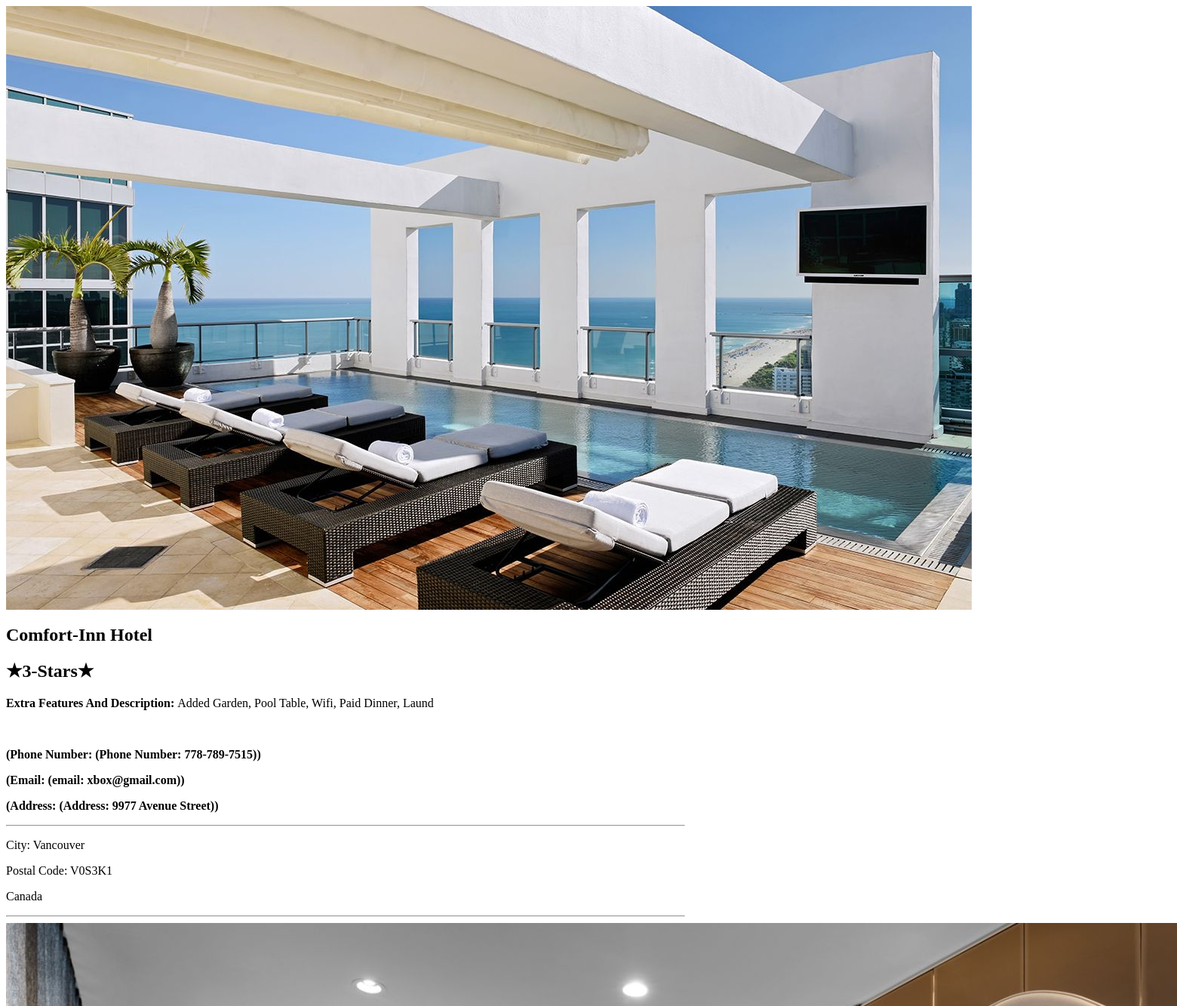
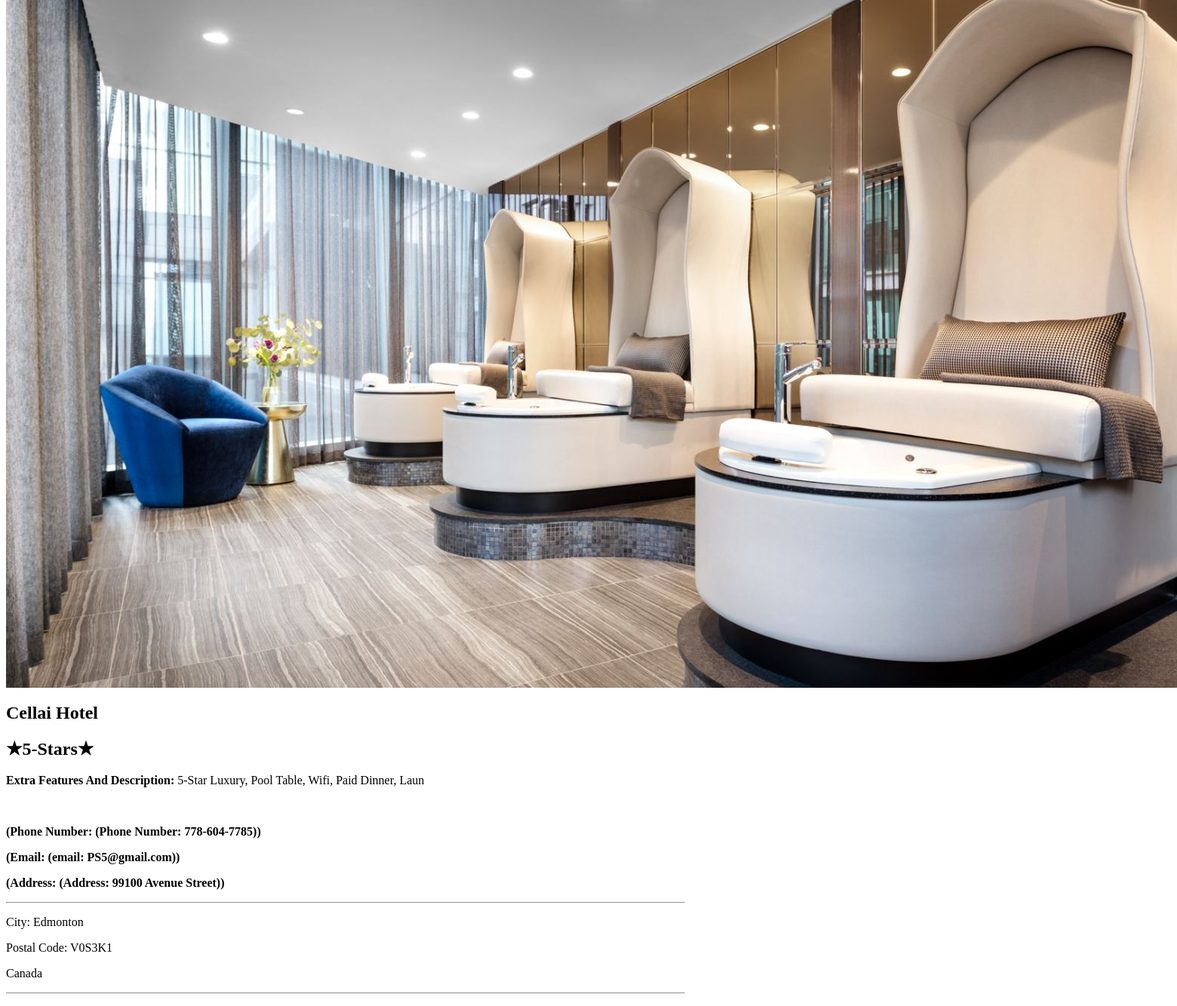
Screenshot of /pagination.php?page=2 with the database file from the repository (2 pictures, top to bottom).
### tables this page shows
CREATE TABLE `hotel_listings` (
  `hotelid` int(20) NOT NULL,
  `hotel_stars` int(7) DEFAULT NULL,
  `hotel_name` varchar(50) NOT NULL,
  `extra_features` varchar(50) NOT NULL,
  `hotelphone_number` varchar(50) DEFAULT NULL,
  `email` varchar(50) DEFAULT NULL,
  `hotel_Address` varchar(50) DEFAULT NULL,
  `City` varchar(50) DEFAULT NULL,
  `postal_code` varchar(50) DEFAULT NULL,
  `Country` varchar(50) DEFAULT NULL,
  `hotel_Image` varchar(255) DEFAULT NULL
);

### pagination.php (the view, shortened to what this page needs)
<?php
include('db2.php');
$limit = 2;
if (isset($_GET["page"])) {
    $page  = $_GET["page"];
} else {
    $page = 1;
};
$start_from = ($page - 1) * $limit;
$sql = "SELECT * FROM hotel_listings LIMIT $start_from, $limit";
$rs_result = mysqli_query($con, $sql);
?>
<div class=" pic grid grid1">
    <?php
    while ($row = mysqli_fetch_array($rs_result)) {
        echo "<div class='filterDiv'>";
        echo "<img src='img/" . $row['hotel_Image'] . "'>";
        echo "<h2>" . $row['hotel_name'] . "</h2>";
        echo "<h2>", "&#x2605;" . $row['hotel_stars'] . '-Stars', "&#x2605;", "</h2>";
        echo "<p>", "<strong>", 'Extra Features And Description: ', "</strong>" . $row['extra_features'] . "<p>";
        echo "<br>";
        echo "<p>", "<strong>" , '(Phone Number: '. $row['hotelphone_number'] .  ')', "</strong>","<p>";
        echo "<p>", "<strong>" , '(Email: ' . $row['email'] .  ')', "</strong>", "<p>";
        echo "<p>", "<strong>", '(Address: ' . $row['hotel_Address'] . ')', "</strong>", "<p>";
        echo "<hr>";
        echo "<p>", 'City: ' . $row['City'] . "<p>";
        echo "<p>", 'Postal Code: ' . $row['postal_code'] . "<p>";
        echo "<p>" . $row['Country'] . "<p>";
        echo "<hr>";
        echo "</div>";
    }
    ?>
</div>

### pagination.php (style rules this page uses)
.grid { display: grid; }
@media (min-width: 90rem) { .grid.grid1 { display: inline-block; grid-template-columns: 1fr; grid-template-rows: 2rem; grid-auto-flow: row; } }
.pic { width: 900px; height: auto; }

### rows the page displays
hotel_listings: shows a picture, hotel_name "Comfort-Inn Hotel", hotel_stars "3", extra_features "Added Garden, Pool Table, Wifi, Paid Dinner, Laund", hotelphone_number "(Phone Number: 778-789-7515)", email "(email: xbox@gmail.com)", hotel_Address "(Address: 9977 Avenue Street)", City "Vancouver", postal_code "V0S3K1", Country "Canada"
hotel_listings: shows a picture, hotel_name "Cellai Hotel", hotel_stars "5", extra_features "5-Star Luxury, Pool Table, Wifi, Paid Dinner, Laun", hotelphone_number "(Phone Number: 778-604-7785)", email "(email: PS5@gmail.com)", hotel_Address "(Address: 99100 Avenue Street)", City "Edmonton", postal_code "V0S3K1", Country "Canada"
